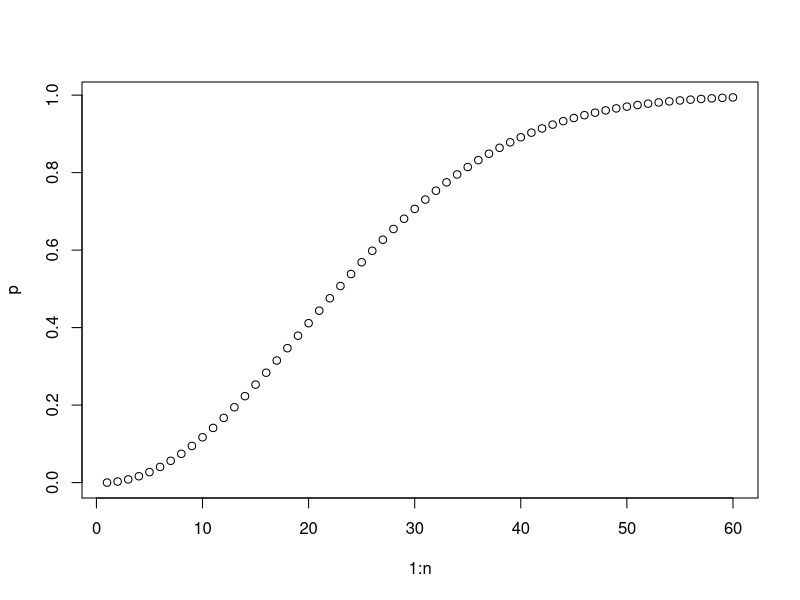
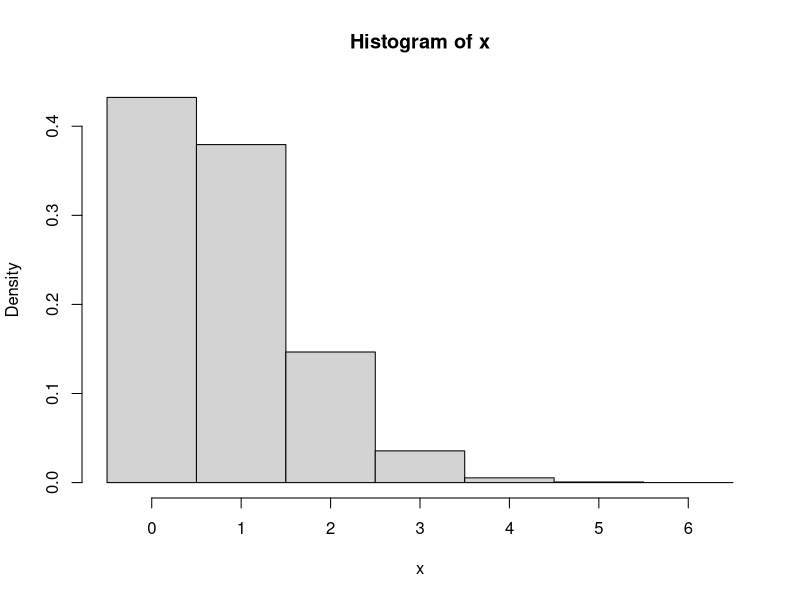

These charts were generated, in order, by the following R code: (Note: this script raises an error after producing the figures.)
## ---- chunk 1
# 1 combination 
choose(90, 5)/choose(100, 5)

# 2 
n_sim = 10000
res_vec = rep(NA, n_sim)
res_vec = numeric(n_sim)
for (i in 1:n_sim) {
    tmp_s = sample(1:100, 5, replace = F)
    res_vec[i] = sum(tmp_s <= 90)
    
}
mean(res_vec == 5)
## ---- chunk 2
n = 60
p = numeric(n)
for (i in 1:n) {
    
  #q = prod(1 - (0:(i-1))/365)
    #365! / (365-n)!  / 365^n
    #365 * 364 .... (365-n+1)
    #365 * 365 ...  365
    q = prod(1 - (0:(i-1))*(1/365))
        #q =  (factorial(365)/factorial(365-n))/365^n
    p[i] = 1 - q
# vector of room sizes
# initialize vector, all 0s
# index values for loop
# P(No match) if i people in room
# changes ith element of p
# plot of p against n
}
plot(1:n, p)
## ---- chunk 3
set.seed(1237)
m = 100000
n = 25
x = numeric(m)
for (i in 1:m)
{
  b = sample(1:365, n, repl=T)
  x[i] = n - length(unique(b))
}
mean(x == 0)
mean(x)
cutp = (0:(max(x)+1)) - .5
hist(x, breaks=cutp, prob=T)
# iterations; people in room
# vector for numbers of matches
# n random birthdays in ith room
# no. of matches in ith room
# approximates P{X=0}; E(X)
# break points for histogram
# relative freq. histogram
## ---- chunk 4

## ---- chunk 5
set.seed(0)
n_sim = 1000
res = numeric(n_sim)
for (i in 1:n_sim) {
    res[i] = sample(1:6, 1)
}
mean(res == 6)
z = qnorm(0.975)
mean_vec + z_

## ---- chunk 6

n_sim = 1000
res_list = list()

for (i in 1:n_sim) {
    
    res_list[[i]] = sample(1:6, 1000, replace = T)
}

mean_vec = unlist(lapply(res_list, function(x) mean(x == 6)))
the_sd = sqrt(1/6 * (1-1/6)/1000)
sim_sd = sd(mean_vec)

dnorm(0.95)

z = qnorm(0.975)
mean(mean_vec) - qnorm(0.975) * the_sd 
mean(mean_vec) + qnorm(0.975) * the_sd 
## ---- chunk 7
                                          # number of trials
                                          # n+1 possible outcomes
                                          # n+1 Margins of error
                                          # n+1 Lower conf. limits
n = 30
x=0:n
sp=x/n
m.err = 1.96*sqrt(sp*(1-sp)/n)
lcl = sp - m.err
ucl = sp + m.err
                        # n+1 Upper conf. limits
pp=.80
prob = dbinom(x, n, pp)
cover = (pp >= lcl) & (pp <= ucl)
round(cbind(x, sp, lcl, ucl, prob, cover), 4) # 4-place printout sum(dbinom(x[cover], n, pp)) # total cov. prob. at pp

## ---- chunk 8
n = 30
alpha = .05;  k = qnorm(1-alpha/2)
adj = 0
x=0:n
sp=(x+adj)/(n+2*adj) 
m.err = k*sqrt(sp*(1 - sp)/(n + 2*adj))
lcl = sp - m.err
ucl = sp + m.err

m = 2000
pp = seq(1/n, 1 - 1/n, length=m)
p.cov = numeric(m)
for (i in 1:m)
{
# number of trials
# conf level = 1-alpha
# (2 for Agresti-Coull)
     cover = (pp[i] >= lcl) & (pp[i] <= ucl)   #  1 if cover, else 0
     p.rel = dbinom(x[cover], n, pp[i])        #  relevant probs.
     p.cov[i] = sum(p.rel)                     #  total coverage prob.
   }
   plot(pp, p.cov, type="l", ylim=c(1-4*alpha,1))
   lines(c(.01,.99), c(1-alpha,1-alpha))

## ---- chunk 9
d = 53      # modulus
a = 20      # multiplier
b = 0       # shift
s = 21      # seed
m = 60      # length of run 
r = numeric(m) 
r[1] = s
for (i in 1:(m-1)) {
    r[i+1] = (a * r[i] + b) %% d
}
                # generates random integers
r                # list of random integers generated
## ---- chunk 10
# Initialize
a=1093
b=18257 
d=86436
s=7 
m = 1000
r = numeric(m)
r[1] = s
   # Generate
for (i in 1:(m-1)) {r[i+1] = (a*r[i] + b) %% d}
u = (r + 1/2)/d
# Display Results
par(mfrow=c(1,2), pty="s")
hist(u, breaks=10, col="wheat")
abline(h=m/10, lty="dashed")
u1 = u[1:(m-1)]; u2 = u[2:m]
plot (u1, u2, pch=19)
par(mfrow=c(1,1), pty="m")
# values fit in (0,1)
# 2 square panels in a plot
# left panel
# right panel
# return to default
## ---- chunk 11
a=65539; b=0; d=2^31; s=10 
m = 20000; r = numeric(m); r[1] = s
for (i in 1:(m-1)) {r[i+1] = (a*r[i] + b) %% d}
   u = (r - 1/2)/(d - 1)
   u1 = u[1:(m-2)]; u2 = u[2:(m-1)]; u3 = u[3:m]
   par(mfrow=c(1,2), pty="s")
     plot(u1, u2, pch=19, xlim=c(0,.1), ylim=c(0,.1))
     plot(u1[u3 < .01], u2[u3 < .01], pch=19, xlim=c(0,1), ylim=c(0,1))
   par(mfrow=c(1,1), pty="m")
## ---- chunk 12

## ---- chunk 13
# to simulate a roll of two fair dice
# 1
ceiling(runif(2, 0, 6))
# 2 
sample(1:6, 2, rep=T)


## ---- chunk 14
# set.seed(1234)
   m = 10000
   u = runif(m);  x = u^2
   xx = seq(0, 1, by=.001) # python np.linsaple
   cut.u = (0:10)/10;  cut.x = cut.u^2
   par(mfrow=c(1,2))
     hist(u, breaks=cut.u, prob=T, ylim=c(0,10))
       lines(xx, dunif(xx), col="blue")
     hist(x, breaks=cut.x, prob=T, ylim=c(0,10))
       lines(xx, .5*xx^-.5, col="blue")
   par(mfrow=c(1,1))
## ---- chunk 15

sum_vec = rep(NA, 100) 
for (x in 1:100) {
  n_sample = 100
  vec = rep(NA, n_sample)
  for (i in 1:n_sample) {
    vec[i] = sum(sample(c(1,2,3,4,5,6), 100, replace = T))
  }
  sum_vec[x] = var(vec)
}
  


